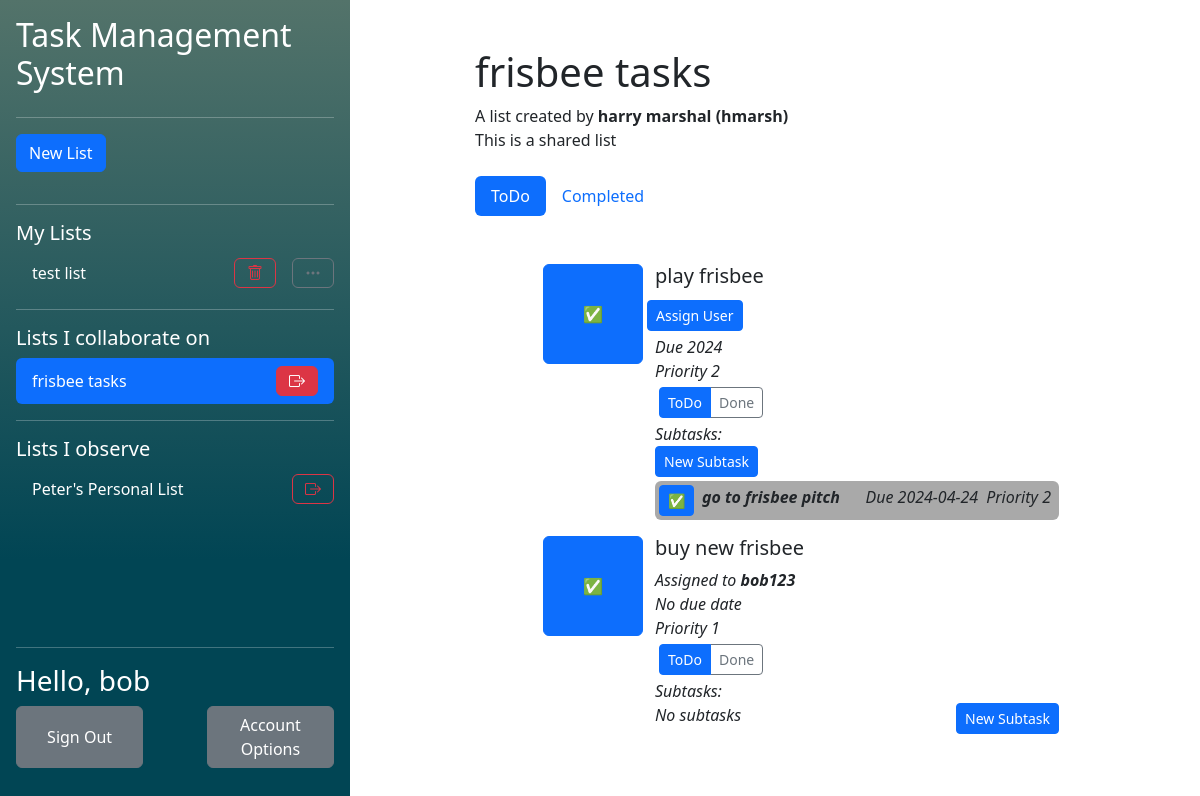
The page /php/index.php?listid=33 (signed in) on the database its author committed.
### tables this page shows
CREATE TABLE "UserLists" (
	"user_id"	TEXT,
	"list_id"	TEXT,
	"collaborator"	INTEGER,
	"observer"	INTEGER,
	PRIMARY KEY("user_id","list_id"),
	FOREIGN KEY("user_id") REFERENCES "Users"("user_id") ON DELETE CASCADE ON UPDATE CASCADE,
	FOREIGN KEY("list_id") REFERENCES "Lists"("list_id") ON DELETE CASCADE ON UPDATE CASCADE
);

CREATE TABLE "Lists"
(
    list_id        INTEGER not null
        primary key autoincrement,
    list_name      TEXT    not null,
    list_completed REAL    not null
);

CREATE TABLE "Users" (
	"user_id"	INTEGER NOT NULL,
	"user_name"	TEXT NOT NULL UNIQUE,
	"email"	TEXT NOT NULL UNIQUE,
	"password_hash"	TEXT NOT NULL,
	"first_name"	TEXT NOT NULL,
	"last_name"	TEXT NOT NULL,
	PRIMARY KEY("user_id")
);

CREATE TABLE "Tasks" (
	"task_id"	INTEGER NOT NULL,
	"task_name"	TEXT NOT NULL,
	"task_completed"	INTEGER NOT NULL,
	"list_id"	INTEGER NOT NULL,
	"order_in_list"	INTEGER NOT NULL,
	"assigned_collaborator_id"	INTEGER,
	"task_due_date"	INTEGER,
	"task_priority"	INTEGER,
	FOREIGN KEY("assigned_collaborator_id") REFERENCES "Users"("user_id"),
	FOREIGN KEY("list_id") REFERENCES "Lists"("list_id") ON DELETE CASCADE,
	PRIMARY KEY("task_id" AUTOINCREMENT)
);

CREATE TABLE "SubTasks" (
	"sub_task_id"	INTEGER NOT NULL,
	"sub_task_name"	TEXT NOT NULL,
	"sub_task_completed"	INTEGER NOT NULL,
	"task_id"	INTEGER NOT NULL,
	"order_in_task"	INTEGER NOT NULL,
	"sub_task_due_date"	INTEGER,
	"sub_task_priority"	INTEGER,
	FOREIGN KEY("task_id") REFERENCES "Tasks"("task_id"),
	PRIMARY KEY("sub_task_id")
);

### php/components/TaskList.php (the view, shortened to what the rows shown need)
<?php require 'components/NewTaskPopup.php';
$listid = isset($_GET['listid']) ? $_GET['listid'] : false;
?>
<h1>
    <?php if (getListNameFromID($listid) != false && array_key_exists('list_name', getListNameFromID($listid)[0])) echo getListNameFromID($listid)[0]['list_name']?>
</h1>
<?php if ($listid != false):?>
<?php if(checkUserListAccess(htmlspecialchars($listid), getUIDFromCreds())): ?>
    <button type="button" class="btn btn-primary" data-bs-toggle="modal" data-bs-target="#NewTaskModal">
        New Task
    </button>
<?php else: ?>
    A list created by <b><?php echo getListOwnerFullName($listid)?></b><br/>
<?php endif;?>
<?php if(checkIfListHasCollaborators($listid)): ?>
    This is a shared list
<?php endif;?>
<br/><br/>
<div>
    <ul class="nav nav-pills mb-3" id="pills-tab" role="tablist">
    </ul>
</div>
<div class="tab-content" id="pills-tabContent">
    <div class="tab-pane fade show active" id="pills-todo" role="tabpanel" aria-labelledby="pills-todo-tab" tabindex="0">
        <div class="p-3">
            <ol>
                <?php
                if (getUncompletedTasksFromList($listid) != null):
                foreach (getUncompletedTasksFromList($listid) as $item):?>
                    <ul>
                            <div class="row">
                                <button class='btn btn-primary col' style="flex: none; width: 10%; min-width: 100px; height: 10%; min-height: 100px;" type='submit' name="<?php echo $item['task_id']?>" form="complete<?php echo $item['task_id']?>">✅</button>
                                <div class="col">
                                    <div class="row">
                                        <div class="col">
                                            <h5><?php echo $item['task_name']?></h5>
                                        </div>
                                        <br/>
                                        <?php if(isset($item['assigned_collaborator_id'])){
                                                echo "<i> Assigned to <b>".getUsernameFromUID($item['assigned_collaborator_id']).'</b></i> <br/>';
                                                if (checkUserListAccess($listid, getUIDFromCreds())):?>
                                                <?php endif;
                                            } else if (getListCollaborators($listid) != null): ?>
                                            <div class="p-1"><button class="btn btn-primary btn-sm" onclick="window.location.href='assignUser.php?taskid=<?php echo $item['task_id'];?>'">Assign User</button></div>
                                        <?php endif;?>
                                        <i><?php if(isset($item['task_due_date'])){
                                                echo "Due ".$item['task_due_date'];
                                            } else {
                                                echo 'No due date';
                                            }?></i> <br/>
                                        <i><?php if(($item['task_priority']) != 0){
                                                echo 'Priority '.$item['task_priority'];
                                            } else {
                                                echo 'No priority';
                                            }?></i>
                                    </div>
                                    <div class="">
                                        <ul class="btn-group p-1" id="pills-tab-subtask<?php echo $item['task_id']?>" role="tablist">
                                                <button class="btn btn-outline-primary active btn-sm" id="pills-subtask-uncomplete-<?php echo $item['task_id']?>-tab" data-bs-toggle="pill" data-bs-target="#pills-subtask-uncomplete-<?php echo $item['task_id']?>" type="button" roll="tab">ToDo</button>
                                                <button class="btn btn-outline-secondary btn-sm" id="pills-subtask-complete-<?php echo $item['task_id']?>-tab" data-bs-toggle="pill" data-bs-target="#pills-subtask-complete-<?php echo $item['task_id']?>" type="button" roll="tab">Done</button>
                                        </ul>
                                    </div>
                                    <div class="tab-content" id="pills-tabContent-subtask">
                                        <div class="tab-pane fade show active" id="pills-subtask-uncomplete-<?php echo $item['task_id']?>" role="tabpanel" aria-labelledby="pills-subtask-uncomplete-<?php echo $item['task_id']?>-tab" tabindex="0">
                                            <div class="flex-grow-1 align-middle"><i class="align-middle">Subtasks:</i></div>
                                            <?php if(getUncompletedSubtasksFromTask($item['task_id']) != null): ?>
                                            <div class="d-flex flex-row pb-1">
                                                <div>
                                                    <?php if (!checkObserverListAccess($listid, getUIDFromCreds())):?> <button class="btn btn-primary btn-sm" type="submit" onclick="window.location.href='newSubTask.php?taskid=<?php echo $item['task_id']?>'">New Subtask</button> <?php endif;?>
                                                </div>
                                            </div>
                                                <?php $bgcolour = true;?>
                                                <?php foreach (getUncompletedSubtasksFromTask($item['task_id']) as $subtask): ?>
                                                    <div class=" d-flex flex-row rounded"  <?php if($bgcolour) {
                                                                                                echo 'style="background-color: darkgrey"';
                                                                                                $bgcolour = false;
                                                                                                } else{
                                                                                                $bgcolour = true;
                                                                                            }?>>
                                                            <div class="p-1">
                                                                <button form="completeSubtask<?php echo $subtask['sub_task_id']?>" class="btn btn-primary btn-sm" type="submit">✅</button>
                                                            </div>
                                                            <div class="p-1 flex-grow-1">
                                                                <i><b><?php echo $subtask["sub_task_name"];?></b></i>
                                                            </div>
                                                            <div class="p-1">
                                                                <i><?php if(isset($subtask['sub_task_due_date'])){
                                                                        echo "Due ".$subtask['sub_task_due_date'];
                                                                    } else {
                                                                        echo 'No due date';
                                                                    }?></i>
                                                            </div>
                                                                <div class="p-1 pe-2">
                                                                    <i><?php if(($subtask['sub_task_priority']) != 0){
                                                                            echo 'Priority '.$subtask['sub_task_priority'];
                                                                        } else {
                                                                            echo 'No priority';
                                                                        }?></i>
                                                                </div>
                                                    </div>
                                                <?php endforeach;?>
                                            <?php else:?>
                                            <div class="d-flex">
                                                <i class="flex-grow-1 col">No subtasks</i>
                                                <?php if (!checkObserverListAccess($listid, getUIDFromCreds())):?> <button class="btn btn-primary btn-sm" type="submit" onclick="window.location.href='newSubTask.php?taskid=<?php echo $item['task_id']?>'">New Subtask</button> <?php endif;?>
                                            </div>
                                            <?php endif;?>
                                        </div>
                                    </div>
                                </div>
                            </div>
                    </ul>
                <?php endforeach;
                else:?>
                <h2>You have no Tasks!</h2>
                Create a task using the new task button, or ask the list administrator.
                <?php endif;?>
            </ol>
        </div>
    </div>
</div>
<?php else: ?>
<h1>No List selected!</h1>
Create or select a list using the sidebar!
<?php endif;?>

### php/index.php (shortened to what the rows shown need)
<?php
    require ('functions/DatabaseFunctions.php');
    require ('functions/TaskFunctions.php');
    $name = getFirstName();
?>
<?php require "../css/css.php"?>
<?php require "components/pagetop.php"?>
<main class="d-flex flex-nowrap h-100">
    <div class="d-flex flex-column flex-shrink-0 p-3 background align-items-stretch h-100" style="width: 350px">
        <h2>Task Management System</h2>
        <?php require 'components/ListList.php'?>
        <div class="mt-auto">
            <hr/>
            <h3>Hello, <?php echo $name?></h3>
            <form class="d-flex flex-row mb-3 justify-content-between" method="post" action="accountOptions.php">
                <button class="btn btn-secondary" style="width: 40%" type="submit" name="signOut" value="signOut">Sign Out</button>
                <button class="btn btn-secondary" style="width: 40%" type="submit">Account Options</button>
            </form>
        </div>
    </div>
    <div class="mx-auto w-50 m-5">
        <?php require 'components/TaskList.php'?>
    </div>
</main>

### php/components/ListList.php (shortened to what the rows shown need)
<?php $ListIDInURL = isset($_GET['listid']) ? $_GET['listid'] : false;?>
<ul class="nav nav-pills flex-column mb-auto overflow-y-auto">
    <?php
    if (getOwnedListsForCurrentUser() != null):
        foreach (getOwnedListsForCurrentUser() as $listID):
            if($listID[0] == $ListIDInURL):?>
                <li class="hstack gap-3 nav-link active text-white">
                    <div class="">
                        <?php echo getListNameFromID($listID[0])[0][0]?>
                    </div>
                    <button class="btn btn-danger ms-auto" onclick="location.href='listAction.php?action=delete&listid=<?php echo $ListIDInURL?>'"><i class="bi bi-trash"></i></button>
                    <button class="btn btn-secondary"  onclick="location.href='modifyList.php?listid=<?php echo $ListIDInURL?>'"><i class="bi bi-three-dots"></i></button>
                </li>
            <?php else:?>
                <li class="hstack gap-3">
                    <div class="nav-link text-white">
                        <a class="navbarList" href="<?php echo "index.php?listid=$listID[0]"?>">
                            <?php echo getListNameFromID($listID[0])[0][0]?>
                        </a>
                    </div>
                    <button class="btn btn-outline-danger ms-auto" onclick="location.href='listAction.php?action=delete&listid=<?php echo $ListIDInURL?>'"><i class="bi bi-trash"></i></button>
                    <button class="btn btn-outline-secondary" onclick="location.href='modifyList.php?listid=<?php echo $ListIDInURL?>'"><i class="bi bi-three-dots"></i></button>
                </li>
            <?php endif;?>
    <?php endforeach;
    else:?>
        You have not created a list! Click the <b>"New List"</b> button to get started!
    <?php endif;?>
    <?php
    if (getCollabListsForCurrentUser() != null):
        foreach (getCollabListsForCurrentUser() as $listID):
            if($listID[0] == $ListIDInURL):?>
                <li class="hstack gap-3 nav-link active text-white">
                    <div class="">
                        <?php echo getListNameFromID($listID[0])[0][0]?>
                    </div>
                    <button class="btn btn-danger ms-auto" onclick="location.href='listAction.php?action=leave&listid=<?php echo $ListIDInURL?>'"><i class="bi bi-box-arrow-right"></i></button>
                </li>
            <?php endif;?>
        <?php endforeach;
     else:?>
     No one has shared a list with you!
    <?php endif;?>
    <?php if (getObserverListsForCurrentUser() != null):
        foreach (getObserverListsForCurrentUser() as $listID):
        if($listID[0] == $ListIDInURL):?>
            <li class="hstack gap-3 nav-link active text-white">
                <div class="">
                    <?php echo getListNameFromID($listID[0])[0][0]?>
                </div>
                <button class="btn btn-danger ms-auto" onclick="location.href='listAction.php?action=leave&listid=<?php echo $ListIDInURL?>'"><i class="bi bi-box-arrow-right"></i></button>
            </li>
        <?php else:?>
            <li class="hstack gap-3">
                <div class="nav-link text-white">
                    <a class="navbarList" href="<?php echo "index.php?listid=$listID[0]"?>">
                        <?php echo getListNameFromID($listID[0])[0][0]?>
                    </a>
                </div>
                <button class="btn btn-outline-danger ms-auto" onclick="location.href='listAction.php?action=leave&listid=<?php echo $ListIDInURL?>'"><i class="bi bi-box-arrow-right"></i></button>
            </li>
        <?php endif;?>
    <?php endforeach; else:?>
    No one as added you as a list observer!
    <?php endif;?>
</ul>

### rows shown on the page
userlists: list.list_name "test list"
userlists: list.list_name "frisbee tasks"
userlists: list.list_name "Peter's Personal List"
users: name "bob"
lists: list_name "frisbee tasks"
tasks: task_name "play frisbee", task_due_date "2024", task_priority "2"
subtasks: sub_task_name "go to frisbee pitch", sub_task_due_date "2024-04-24", sub_task_priority "2"
tasks: task_name "buy new frisbee", assigned_collaborator.user_name "bob123", shows "No due date", task_priority "1"

### other values the page prints
getListOwnerFullName($listid) "harry marshal (hmarsh)"
